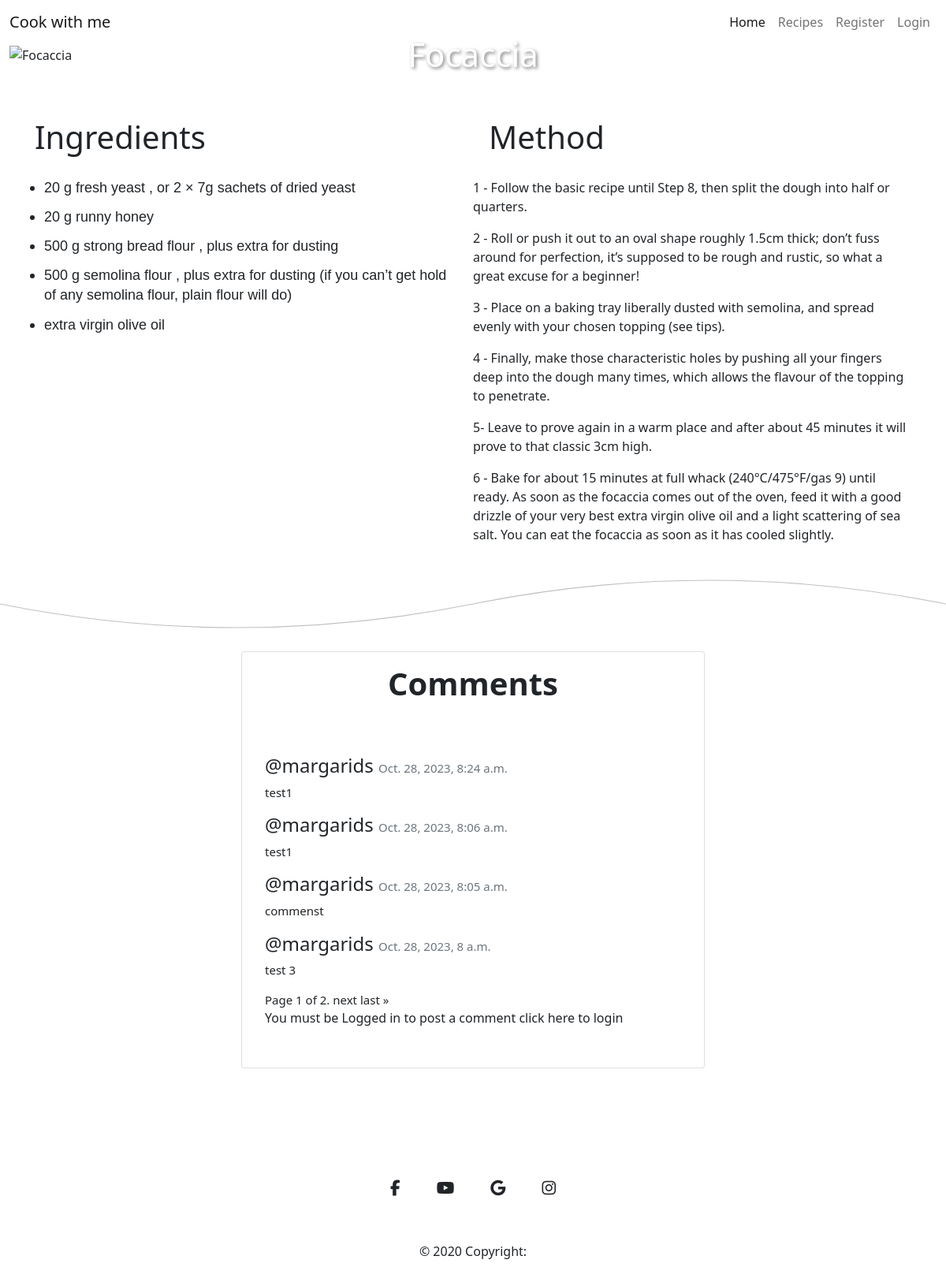
The app's page /recipes/4/, older data.
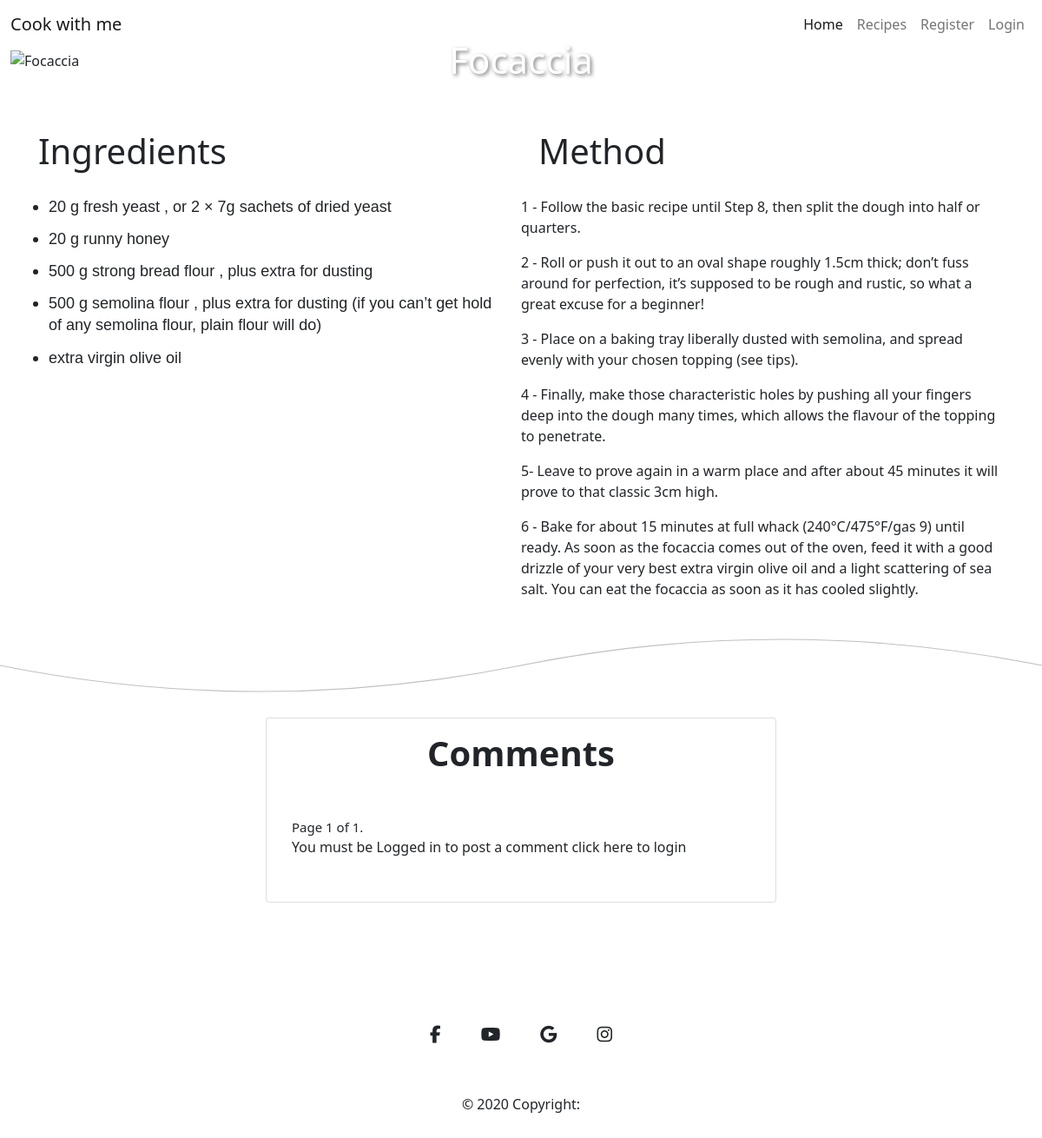
The same page, newer data.
### cook_recipe/models.py (models this page shows, shortened)
class Recipe(models.Model):
    featured_image = CloudinaryField('image')
    recipe_image = CloudinaryField('image', null=True, blank=True)
    title = models.CharField(max_length=150, unique=True)
    created_date = models.DateTimeField(auto_now_add=True)
    content = models.TextField()
    content_method = models.TextField(default="Default content for method.")
    status = models.IntegerField(choices=STATUS, default=0)
    likes = models.ManyToManyField(User, related_name='recipes_likes', blank=True)

class Comment(models.Model):
    recipe = models.ForeignKey(Recipe, on_delete=models.CASCADE)
    user = models.ForeignKey(User, on_delete=models.CASCADE, null=True, blank=True)
    email = models.EmailField(max_length=50, blank=True, null=True)
    content_body = models.TextField(max_length=400)
    comment_approved = models.BooleanField(default=False)
    created_on = models.DateTimeField(auto_now_add=True)

### cook_recipe/views.py (the view, shortened to what this page needs)
# urls.py: path('recipes/<int:recipe_id>/', views.recipe_content, name='recipe_content'),
def recipe_content(request, recipe_id):
    recipe = get_object_or_404(Recipe, pk=recipe_id)
    comments = recipe.comment_set.all().order_by('-created_on')
    paginator = Paginator(comments, 4) # Show 4 comments per page
    page = request.GET.get('page')
    comments = paginator.get_page(page)
    form = CommentForm()
    return render(request, 'recipe_content.html', {'form':form, 'recipe':recipe, 'comments': comments})

### templates/recipe_content.html (shortened to what this page needs)
{% extends 'base.html' %}
{% load static%}
{% load crispy_forms_tags%}
{% block content %}
<div class="container-fluid">
    <div class="row">
        <div class="col-12 title-box">
            <img src="{{ recipe.recipe_image.url }}" alt="{{ recipe.title }}" class="img-fluid w-100">
            <h1>{{ recipe.title }}</h1>
        </div>
    </div>
</div>
<div class="container-fluid row mt-5">
        <div class="col-md-6">
            <h2>Ingredients</h2>
            {{ recipe.content|safe }}
        </div>
        <div class="col-md-6">
            <h2>Method</h2>
            {{ recipe.content_method|safe }}
        </div>
</div>
<svg xmlns="http://www.w3.org/2000/svg" viewBox="0 0 1000 100" preserveAspectRatio="none">
    <path d="M0 50 Q 250 100 500 50 T 1000 50" fill="none" stroke="silver" stroke-width="1"></path>
</svg>
<div class="row d-flex justify-content-center mt-100 mb-100">
    <div class="col-lg-6">
        <div class="card">
            <div class="card-body text-center">
                <h4 class="card-title fs-1">Comments</h4>
            </div>
            <div class="comment-widgets">
                <div class="d-flex flex-row comment-row m-t-0">
                    <div class="comment-text w-100">
                        {% for comment in comments %}
                             <h6 class="fs-4 mt-3">@{{ comment.user }} <span class="text-muted float-right">{{ comment.created_on }}</span></h6>
                             <span class="m-b-15 d-block">{{ comment.content_body }}</span>
                        {% endfor %}
                        <div class="pagination">
                            <span class="step-links">
                                <span class="current">
                                    Page {{ comments.number }} of {{ comments.paginator.num_pages }}.
                                </span>
                                {% if comments.has_next %}
                                    <a href="?page={{ comments.next_page_number }}">next</a>
                                    <a href="?page={{ comments.paginator.num_pages }}">last &raquo;</a>
                                {% endif %}
                            </span>
                        </div>
                        {% if user.is_authenticated %}
                            <h3>Add a Comment</h3>
                            <form method="post">
                                {% csrf_token %}
                                {{ form|crispy }}
                                <button type="submit" class="btn btn-success btn-sm mt-5">Publish</button>
                            </form>
                        {% else %}
                            <p>You must be Logged in to post a comment <a href="{% url 'account_login' %}">click here</a> to login </p>
                        {% endif %}
                    </div>
                </div>
            </div>
        </div>
    </div>
</div>
{% endblock %}

### templates/base.html (shortened to what this page needs)
{% load static%}
<!doctype html>
<html lang="en">
  <head>
    <link rel="stylesheet" href="{% static 'css/style.css' %}">
    <link href="https://cdn.jsdelivr.net/npm/bootstrap@5.0.2/dist/css/bootstrap.min.css" rel="stylesheet">
  </head>
  <body>
    <header>
        <section id="nav-section">
            <nav class="navbar navbar-expand-md navbar-light">
                <div class="container-fluid">
                    <a class="navbar-brand" href="{% url 'home' %}">Cook with me</a>
              <div class="nav-elements collapse navbar-collapse" id="navbarNav">
                <ul class="navbar-nav text-center ms-auto">
                  <li class="nav-item">
                    <a class="nav-link active" aria-current="page" href="{% url 'home' %}">Home</a>
                  </li>
                  <li class="nav-item">
                    <a class="nav-link" href="{% url 'recipes' %}">Recipes</a>
                  {% if user.is_authenticated %}
                  <li class="nav-item">
                    <a class="nav-link" href="{% url 'account_logout' %}">Logout</a>
                  </li>
                  {% else %}
                  <li class="nav-item">
                    <a class="nav-link" href="{% url 'account_signup' %}">Register</a>
                  </li>
                  <li class="nav-item">
                    <a class="nav-link" href="{% url 'account_login' %}">Login</a>
                  </li>
                  {% endif %}
                </ul>
              </div>
            </div>
            </nav>
          </section>
    </header>
    {% block content %}
    {% endblock %}
<div class="container my-5">
    <footer class="text-center text-white">
    <div class="container pt-4">
      <section class="mb-4">
        <a
          class="btn btn-link btn-floating btn-lg text-dark m-1"
          href="#!"
          role="button"
          data-mdb-ripple-color="dark"
          ><i class="fab fa-facebook-f"></i
        ></a>
        <a
          class="btn btn-link btn-floating btn-lg text-dark m-1"
          href="#!"
          role="button"
          data-mdb-ripple-color="dark"
          ><i class="fab fa-youtube"></i
        ></a>
        <a
          class="btn btn-link btn-floating btn-lg text-dark m-1"
          href="#!"
          role="button"
          data-mdb-ripple-color="dark"
          ><i class="fab fa-google"></i
        ></a>
        <a
          class="btn btn-link btn-floating btn-lg text-dark m-1"
          href="#!"
          role="button"
          data-mdb-ripple-color="dark"
          ><i class="fab fa-instagram"></i
        ></a>
      </section>
    </div>
    <div class="text-center text-dark p-3">
      © 2020 Copyright:
    </div>
  </footer>
  </div>
  </body>
</html>

### static/css/style.css (style rules this page uses)
* { margin: 0; padding: 0; border: 0; }
body { font-family: 'Montserrat', sans-serif; min-height: 100vh; height: auto; font-size: 16px; }
.title-box { position: relative; }
.title-box h1 { position: absolute; top: 50%; left: 50%; transform: translate(-50%, -50%); color: white; text-shadow: 2px 2px 4px rgba(0, 0, 0, 0.5); font-size: 3.5vw; }
.col-md-6 h2 { padding: 20px; font-size: 40px; }
.mt-100 { margin-top: 100px; }
.mb-100 { margin-bottom:100px; }
.card { position: relative; display: -webkit-box; display: -ms-flexbox; display: flex; -webkit-box-orient: vertical; -webkit-box-direction: normal; -ms-flex-direction: column; flex-direction: column; min-width: 0; word-wrap: break-word; background-color: #fff; background-clip: border-box ;border: 0px solid transparent; border-radius: 0px }
.card-body { -webkit-box-flex: 1; -ms-flex: 1 1 auto; flex: 1 1 auto; padding: 1.25rem; }
.card .card-title { position: relative; font-weight: 600; margin-bottom: 10px; font-size: 36px; }
.comment-widgets { position: relative; margin-bottom: 10px; }
.comment-widgets .comment-row { border-bottom: 1px solid transparent; ;padding: 14px; display: -webkit-box; display: -ms-flexbox; display: flex; margin: 10px 0; }
.comment-text span { font-size: 15px; }
.comment-text { padding-left: 15px; }
.comment-text a { color: inherit; text-decoration: none; text-align: center; }

Row changes from the older to the newer data that the page shows:
removed Comment: user "margarids", created_on "Oct. 28, 2023, 8:24 a.m.", content_body "test1"
removed Comment: user "margarids", created_on "Oct. 28, 2023, 8:06 a.m.", content_body "test1"
removed Comment: user "margarids", created_on "Oct. 28, 2023, 8:05 a.m.", content_body "commenst"
removed Comment: user "margarids", created_on "Oct. 28, 2023, 8 a.m.", content_body "test 3"
Text that changed along with them:
{{ comments.paginator.num_pages }}: "2" → "1"
text no longer shown: "next last »"
